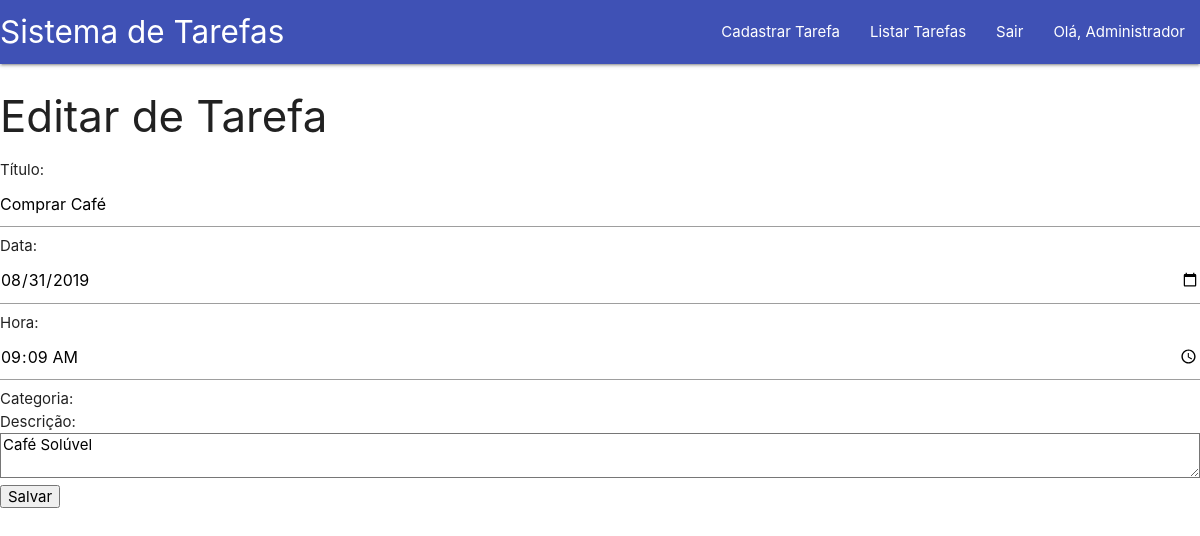
/editar_tarefa.php?cod=14 (signed in), run on the app's committed database.
### tables this page shows
CREATE TABLE `tarefas` (
  `cod` int(11) NOT NULL AUTO_INCREMENT,
  `titulo` varchar(45) NOT NULL,
  `data` date NOT NULL,
  `hora` time NOT NULL,
  `descricao` varchar(255) DEFAULT NULL,
  `usuario_cod` int(11) NOT NULL,
  `categoria_cod` int(11) NOT NULL,
  PRIMARY KEY (`cod`),
  KEY `fk_tarefas_usuario1` (`usuario_cod`),
  KEY `fk_tarefas_categoria1` (`categoria_cod`),
  CONSTRAINT `fk_tarefas_categoria1` FOREIGN KEY (`categoria_cod`) REFERENCES `categoria_tarefa` (`cod`) ON DELETE NO ACTION ON UPDATE NO ACTION,
  CONSTRAINT `fk_tarefas_usuario1` FOREIGN KEY (`usuario_cod`) REFERENCES `usuario` (`cod`) ON DELETE NO ACTION ON UPDATE NO ACTION
);

### editar_tarefa.php (the view, shortened to what this page needs)
<?php
    require_once("bloqueio.php");
    $cod = $_GET['cod'];
    $sql2 = "SELECT * FROM tarefas where cod = $cod";
    $result_tarefas = mysqli_query($con, $sql2);
    $tarefa = mysqli_fetch_array($result_tarefas);
?>
<!DOCTYPE html>
<html lang="pt-br">
<head>
</head>
<body>
<?php  require_once("header.php");?>
    <h3>Editar de Tarefa</h3>
    <form action="db/edit_tarefa.php" method="post">
        Título:
        <input type="text" name="titulo" value="<?= $tarefa['titulo']?>"> <br>
        Data:
        <input type="date" name="data" value="<?= $tarefa['data']?>"> <br>
        Hora:
        <input type="time" name="hora" value="<?= $tarefa['hora']?>"> <br>
        Categoria:
         <br>
        Descrição:
        <textarea name="descricao" id="" cols="30" rows="10"><?= $tarefa['descricao']?></textarea> <br>
        <button>Salvar</button>
    </form>
    <?php require_once "footer.php"; ?>

### data on the page
tarefas: titulo "Comprar Café", data "08/31/2019", hora "09:09:00", descricao "Café Solúvel"

### other printed values
$_SESSION['nome'] "Administrador"
